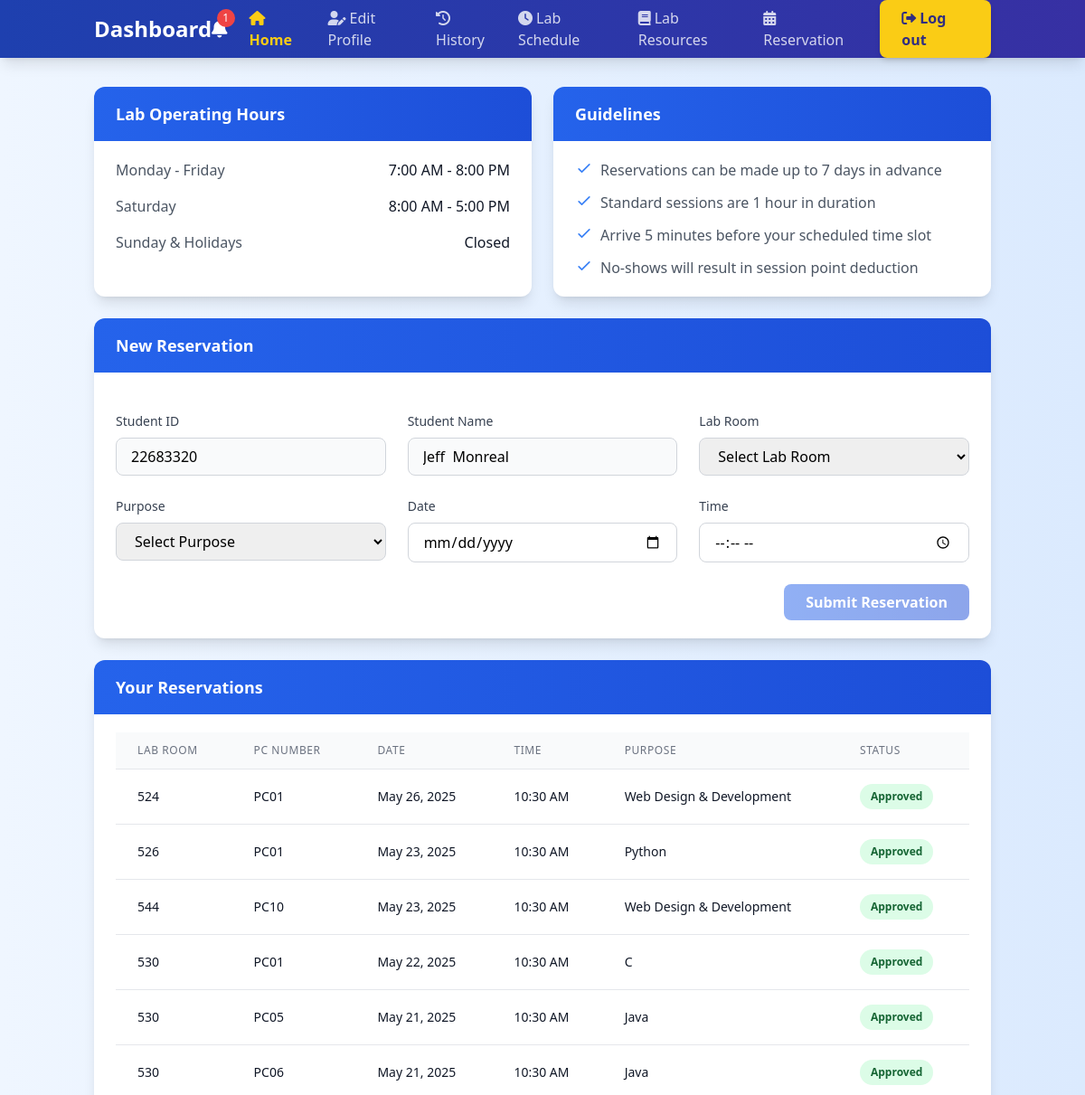
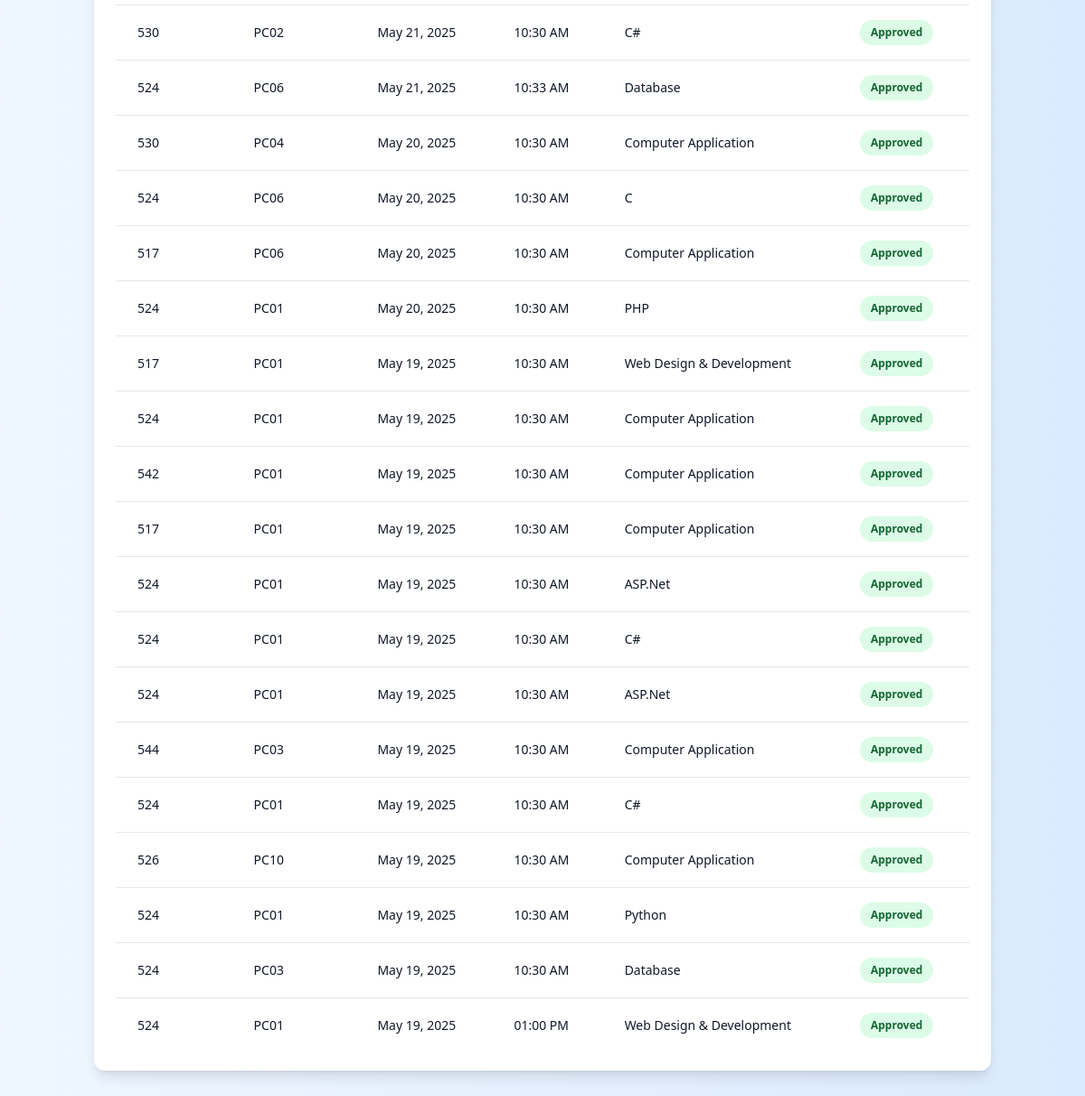
Screenshot of /reservation.php (signed in) with the database file from the repository (2 pictures, top to bottom).
### tables this page shows
CREATE TABLE `users` (
  `ID` int(11) NOT NULL,
  `ID_NUMBER` int(11) NOT NULL,
  `LASTNAME` varchar(50) NOT NULL,
  `FIRSTNAME` varchar(50) NOT NULL,
  `MIDDLENAME` varchar(50) DEFAULT NULL,
  `COURSE` varchar(100) DEFAULT NULL,
  `YEAR` int(11) DEFAULT NULL,
  `USERNAME` varchar(50) NOT NULL,
  `PASSWORD` varchar(100) NOT NULL,
  `EMAIL` varchar(100) NOT NULL,
  `ADDRESS` varchar(30) DEFAULT NULL,
  `SESSION` int(11) DEFAULT 30,
  `IMAGE` varchar(100) DEFAULT NULL,
  `CREATED_AT` timestamp NOT NULL DEFAULT current_timestamp(),
  `user_type` enum('student','admin') NOT NULL DEFAULT 'student',
  `POINTS` int(11) DEFAULT 0,
  `current_points` int(11) DEFAULT 0,
  `total_points_earned` int(11) DEFAULT 0,
  `sessions_earned` int(11) DEFAULT 0
);

CREATE TABLE `reservations` (
  `id` int(11) NOT NULL,
  `student_id` int(11) NOT NULL,
  `lab_room` varchar(10) NOT NULL,
  `pc_number` varchar(10) NOT NULL,
  `purpose` varchar(100) NOT NULL,
  `reservation_date` date NOT NULL,
  `time_in` time NOT NULL,
  `status` enum('pending','approved','disapproved') DEFAULT 'pending',
  `timeout_at` datetime DEFAULT NULL,
  `created_at` timestamp NOT NULL DEFAULT current_timestamp(),
  `updated_at` timestamp NOT NULL DEFAULT current_timestamp() ON UPDATE current_timestamp()
);

### reservation.php (the view, shortened to what the rows shown need)
<?php
$host = 'localhost';
$username = 'root';
$password = '';
$dbname = 'ccs-sit-in';
$conn = new mysqli($host, $username, $password, $dbname);
$canReserve = true;
$reservationMessage = '';
$username = $_SESSION['username'];
$stmt = $conn->prepare("SELECT ID_NUMBER FROM users WHERE USERNAME = ?");
$stmt->bind_param("s", $username);
$stmt->execute();
$result = $stmt->get_result();
$user = $result->fetch_assoc();
$student_id = $user['ID_NUMBER'];
$reservations = $conn->query("
    SELECT r.*, u.FIRSTNAME, u.LASTNAME, u.ID_NUMBER
    FROM reservations r
    JOIN users u ON r.student_id = u.ID_NUMBER
    WHERE r.status IN ('pending', 'approved')
    ORDER BY r.reservation_date DESC, r.time_in ASC
");
?>
<!DOCTYPE html>
<html lang="en">
<head>
    <script src="https://cdn.tailwindcss.com"></script>
    <link rel="stylesheet" href="https://cdnjs.cloudflare.com/ajax/libs/font-awesome/6.0.0/css/all.min.css">
</head>
<body class="bg-gradient-to-r from-blue-50 to-blue-100 min-h-screen">
    <header class="bg-gradient-to-r from-blue-800 to-indigo-800 shadow-lg">
        <div class="container mx-auto px-4">
            <nav class="flex items-center justify-between h-16">
                <h2 class="text-2xl font-bold text-white">Dashboard</h2>
            </nav>
        </div>
    </header>
    <div class="container mx-auto px-4 py-8">
        <div class="max-w-7xl mx-auto space-y-6">
            <div class="bg-white rounded-xl shadow-lg overflow-hidden hover:shadow-xl transition-shadow duration-300">
                <div class="px-6 py-5">
                    <?php if (!$canReserve): ?>
                        <div class="bg-yellow-50 border-l-4 border-yellow-400 p-4 mb-4">
                            <div class="flex">
                                <div class="flex-shrink-0">
                                    <svg class="h-5 w-5 text-yellow-400" viewBox="0 0 20 20" fill="currentColor">
                                        <path fill-rule="evenodd" d="M8.257 3.099c.765-1.36 2.722-1.36 3.486 0l5.58 9.92c.75 1.334-.213 2.98-1.742 2.98H4.42c-1.53 0-2.493-1.646-1.743-2.98l5.58-9.92zM11 13a1 1 0 11-2 0 1 1 0 012 0zm-1-8a1 1 0 00-1 1v3a1 1 0 002 0V6a1 1 0 00-1-1z" clip-rule="evenodd"/>
                                    </svg>
                                </div>
                                <div class="ml-3">
                                    <p class="text-sm text-yellow-700"><?php echo htmlspecialchars($reservationMessage); ?></p>
                                </div>
                            </div>
                        </div>
                    <?php else: ?>
                        <form id="reservationForm" method="POST" class="space-y-6">
                            <div class="grid grid-cols-1 md:grid-cols-3 gap-6">
                                <div class="space-y-2">
                                    <label class="block text-sm font-medium text-gray-700">Student ID</label>
                                    <input type="text" value="<?php echo htmlspecialchars($student_id); ?>" readonly
                                           class="w-full px-4 py-2 rounded-lg border border-gray-300 bg-gray-50 focus:ring-2 focus:ring-blue-500 focus:border-blue-500">
                                </div>
                                <div class="space-y-2">
                                    <label class="block text-sm font-medium text-gray-700">Student Name</label>
                                    <input type="text" value="<?php echo htmlspecialchars($_SESSION['fullname'] ?? ''); ?>" readonly
                                           class="w-full px-4 py-2 rounded-lg border border-gray-300 bg-gray-50 focus:ring-2 focus:ring-blue-500 focus:border-blue-500">
                                </div>
                                <div class="space-y-2">
                                    <label class="block text-sm font-medium text-gray-700">Lab Room</label>
                                    <select name="lab_room" id="labRoom" required
                                            class="w-full px-4 py-2 rounded-lg border border-gray-300 focus:ring-2 focus:ring-blue-500 focus:border-blue-500">
                                        <option value="">Select Lab Room</option>
                                    </select>
                                </div>
                                <div class="space-y-2">
                                    <label class="block text-sm font-medium text-gray-700">Purpose</label>
                                    <select name="purpose" required
                                            class="w-full px-4 py-2 rounded-lg border border-gray-300 focus:ring-2 focus:ring-blue-500 focus:border-blue-500">
                                        <option value="">Select Purpose</option>
                                    </select>
                                </div>
                                <div class="space-y-2">
                                    <label class="block text-sm font-medium text-gray-700">Date</label>
                                    <input type="date" name="date" id="reservationDate" required
                                           min="<?php echo date('Y-m-d'); ?>"
                                           class="w-full px-4 py-2 rounded-lg border border-gray-300 focus:ring-2 focus:ring-blue-500 focus:border-blue-500">
                                </div>
                                <div class="space-y-2">
                                    <label class="block text-sm font-medium text-gray-700">Time</label>
                                    <input type="time" name="time_in" id="timeIn" required
                                           class="w-full px-4 py-2 rounded-lg border border-gray-300 focus:ring-2 focus:ring-blue-500 focus:border-blue-500">
                                </div>
                            </div>
                            <div class="flex justify-end">
                                <button type="submit" name="submit_reservation" id="submitBtn"
                                        class="px-6 py-2 bg-gradient-to-r from-blue-600 to-blue-700 text-white rounded-lg font-semibold hover:from-blue-700 hover:to-blue-800 focus:outline-none focus:ring-2 focus:ring-blue-500 focus:ring-offset-2 transition-all duration-300 disabled:opacity-50"
                                        disabled>
                                    Submit Reservation
                                </button>
                            </div>
                        </form>
                    <?php endif; ?>
                </div>
            </div>
            <div class="bg-white rounded-xl shadow-lg overflow-hidden hover:shadow-xl transition-shadow duration-300">
                <div class="px-6 py-5">
                    <?php if (empty($reservations)): ?>
                        <div class="text-center py-8">
                            <svg class="mx-auto h-12 w-12 text-gray-400" fill="none" viewBox="0 0 24 24" stroke="currentColor">
                                <path stroke-linecap="round" stroke-linejoin="round" stroke-width="2" d="M9 5H7a2 2 0 00-2 2v12a2 2 0 002 2h10a2 2 0 002-2V7a2 2 0 00-2-2h-2M9 5a2 2 0 002 2h2a2 2 0 002-2M9 5a2 2 0 012-2h2a2 2 0 012 2"/>
                            </svg>
                            <h3 class="mt-2 text-sm font-medium text-gray-900">No reservations</h3>
                            <p class="mt-1 text-sm text-gray-500">Get started by creating a new reservation.</p>
                        </div>
                    <?php else: ?>
                        <div class="overflow-x-auto">
                            <table class="min-w-full divide-y divide-gray-200">
                                <thead class="bg-gray-50">
                                    <tr>
                                        <th class="px-6 py-3 text-left text-xs font-medium text-gray-500 uppercase tracking-wider">Lab Room</th>
                                        <th class="px-6 py-3 text-left text-xs font-medium text-gray-500 uppercase tracking-wider">PC Number</th>
                                        <th class="px-6 py-3 text-left text-xs font-medium text-gray-500 uppercase tracking-wider">Date</th>
                                        <th class="px-6 py-3 text-left text-xs font-medium text-gray-500 uppercase tracking-wider">Time</th>
                                        <th class="px-6 py-3 text-left text-xs font-medium text-gray-500 uppercase tracking-wider">Purpose</th>
                                        <th class="px-6 py-3 text-left text-xs font-medium text-gray-500 uppercase tracking-wider">Status</th>
                                    </tr>
                                </thead>
                                <tbody class="bg-white divide-y divide-gray-200">
                                    <?php foreach ($reservations as $reservation): ?>
                                        <?php if ($reservation['student_id'] == $student_id): ?>
                                        <tr class="hover:bg-gray-50 transition-colors duration-200">
                                            <td class="px-6 py-4 whitespace-nowrap text-sm text-gray-900"><?php echo htmlspecialchars($reservation['lab_room']); ?></td>
                                            <td class="px-6 py-4 whitespace-nowrap text-sm text-gray-900"><?php echo htmlspecialchars($reservation['pc_number']); ?></td>
                                            <td class="px-6 py-4 whitespace-nowrap text-sm text-gray-900"><?php echo date('M d, Y', strtotime($reservation['reservation_date'])); ?></td>
                                            <td class="px-6 py-4 whitespace-nowrap text-sm text-gray-900">
                                                <?php
                                                if (!empty($reservation['time_in'])) {
                                                    echo date('h:i A', strtotime($reservation['time_in']));
                                                } else {
                                                    echo 'Time not set';
                                                }
                                                ?>
                                            </td>
                                            <td class="px-6 py-4 whitespace-nowrap text-sm text-gray-900"><?php echo htmlspecialchars($reservation['purpose']); ?></td>
                                            <td class="px-6 py-4 whitespace-nowrap">
                                                <span class="px-3 py-1 inline-flex text-xs leading-5 font-semibold rounded-full
                                                    <?php
                                                    switch($reservation['status']) {
                                                        case 'approved':
                                                            echo 'bg-green-100 text-green-800';
                                                            break;
                                                    }
                                                    ?>">
                                                    <?php echo ucfirst(htmlspecialchars($reservation['status'])); ?>
                                                </span>
                                            </td>
                                        </tr>
                                        <?php endif; ?>
                                    <?php endforeach; ?>
                                </tbody>
                            </table>
                        </div>
                    <?php endif; ?>
                </div>
            </div>
        </div>
    </div>
</body>
</html>

### rows the page displays
users: ID_NUMBER "22683320"
reservations: lab_room "524", pc_number "PC01", reservation_date "May 26, 2025", time_in "10:30 AM", purpose "Web Design & Development", status "Approved"
reservations: lab_room "526", pc_number "PC01", reservation_date "May 23, 2025", time_in "10:30 AM", purpose "Python", status "Approved"
reservations: lab_room "544", pc_number "PC10", reservation_date "May 23, 2025", time_in "10:30 AM", purpose "Web Design & Development", status "Approved"
reservations: lab_room "530", pc_number "PC01", reservation_date "May 22, 2025", time_in "10:30 AM", purpose "C", status "Approved"
reservations: lab_room "530", pc_number "PC05", reservation_date "May 21, 2025", time_in "10:30 AM", purpose "Java", status "Approved"
reservations: lab_room "530", pc_number "PC06", reservation_date "May 21, 2025", time_in "10:30 AM", purpose "Java", status "Approved"
reservations: lab_room "530", pc_number "PC02", reservation_date "May 21, 2025", time_in "10:30 AM", purpose "C#", status "Approved"
reservations: lab_room "524", pc_number "PC06", reservation_date "May 21, 2025", time_in "10:33 AM", purpose "Database", status "Approved"
reservations: lab_room "530", pc_number "PC04", reservation_date "May 20, 2025", time_in "10:30 AM", purpose "Computer Application", status "Approved"
reservations: lab_room "524", pc_number "PC06", reservation_date "May 20, 2025", time_in "10:30 AM", purpose "C", status "Approved"
reservations: lab_room "517", pc_number "PC06", reservation_date "May 20, 2025", time_in "10:30 AM", purpose "Computer Application", status "Approved"
reservations: lab_room "524", pc_number "PC01", reservation_date "May 20, 2025", time_in "10:30 AM", purpose "PHP", status "Approved"
reservations: lab_room "517", pc_number "PC01", reservation_date "May 19, 2025", time_in "10:30 AM", purpose "Web Design & Development", status "Approved"
reservations: lab_room "524", pc_number "PC01", reservation_date "May 19, 2025", time_in "10:30 AM", purpose "Computer Application", status "Approved"
reservations: lab_room "542", pc_number "PC01", reservation_date "May 19, 2025", time_in "10:30 AM", purpose "Computer Application", status "Approved"
reservations: lab_room "517", pc_number "PC01", reservation_date "May 19, 2025", time_in "10:30 AM", purpose "Computer Application", status "Approved"
reservations: lab_room "524", pc_number "PC01", reservation_date "May 19, 2025", time_in "10:30 AM", purpose "ASP.Net", status "Approved"
reservations: lab_room "524", pc_number "PC01", reservation_date "May 19, 2025", time_in "10:30 AM", purpose "C#", status "Approved"
reservations: lab_room "524", pc_number "PC01", reservation_date "May 19, 2025", time_in "10:30 AM", purpose "ASP.Net", status "Approved"
reservations: lab_room "544", pc_number "PC03", reservation_date "May 19, 2025", time_in "10:30 AM", purpose "Computer Application", status "Approved"
reservations: lab_room "524", pc_number "PC01", reservation_date "May 19, 2025", time_in "10:30 AM", purpose "C#", status "Approved"
reservations: lab_room "526", pc_number "PC10", reservation_date "May 19, 2025", time_in "10:30 AM", purpose "Computer Application", status "Approved"
reservations: lab_room "524", pc_number "PC01", reservation_date "May 19, 2025", time_in "10:30 AM", purpose "Python", status "Approved"
reservations: lab_room "524", pc_number "PC03", reservation_date "May 19, 2025", time_in "10:30 AM", purpose "Database", status "Approved"
reservations: lab_room "524", pc_number "PC01", reservation_date "May 19, 2025", time_in "01:00 PM", purpose "Web Design & Development", status "Approved"

### other values shown
$count "1"
